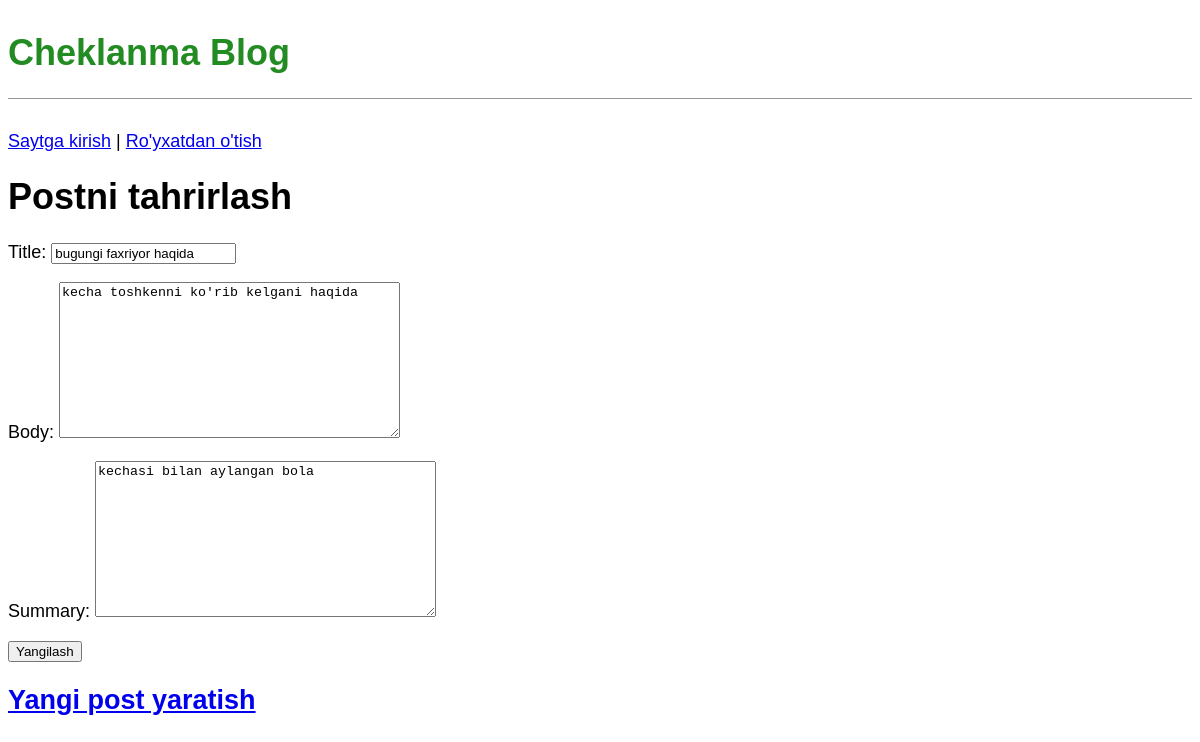
Page /post/16/edit/ on the committed database.
### blog/models.py (models this page shows, shortened)
class Post(models.Model):
    title = models.CharField(max_length=200)
    author = models.ForeignKey(
        'auth.User',
        on_delete=models.CASCADE,
    )
    summary = models.TextField(max_length=400)
    body = models.TextField()

### blog/views.py (the view)
# urls.py: path('post/<int:pk>/edit/',BlogUpdateView.as_view(),name='post_edit'),
class BlogUpdateView(UpdateView):
    model = Post
    template_name = 'post_edit.html'
    fields = ['title', 'body','summary']

### templates/post_edit.html
{% extends 'base.html' %}
{% block content %}
    <h1>Postni tahrirlash</h1>
    <form action = "" method="post">{% csrf_token %}
        {{ form.as_p }}
        <input type="submit" value="Yangilash">
    </form>
{% endblock content %}

### static/css/base.css (style rules this page uses)
body { font-family: 'Noto Sans JP', sans-serif; font-size: 18px; }

### rows in the picture
Post: title "bugungi faxriyor haqida", body "kecha toshkenni ko'rib kelgani haqida", summary "kechasi bilan aylangan bola"
